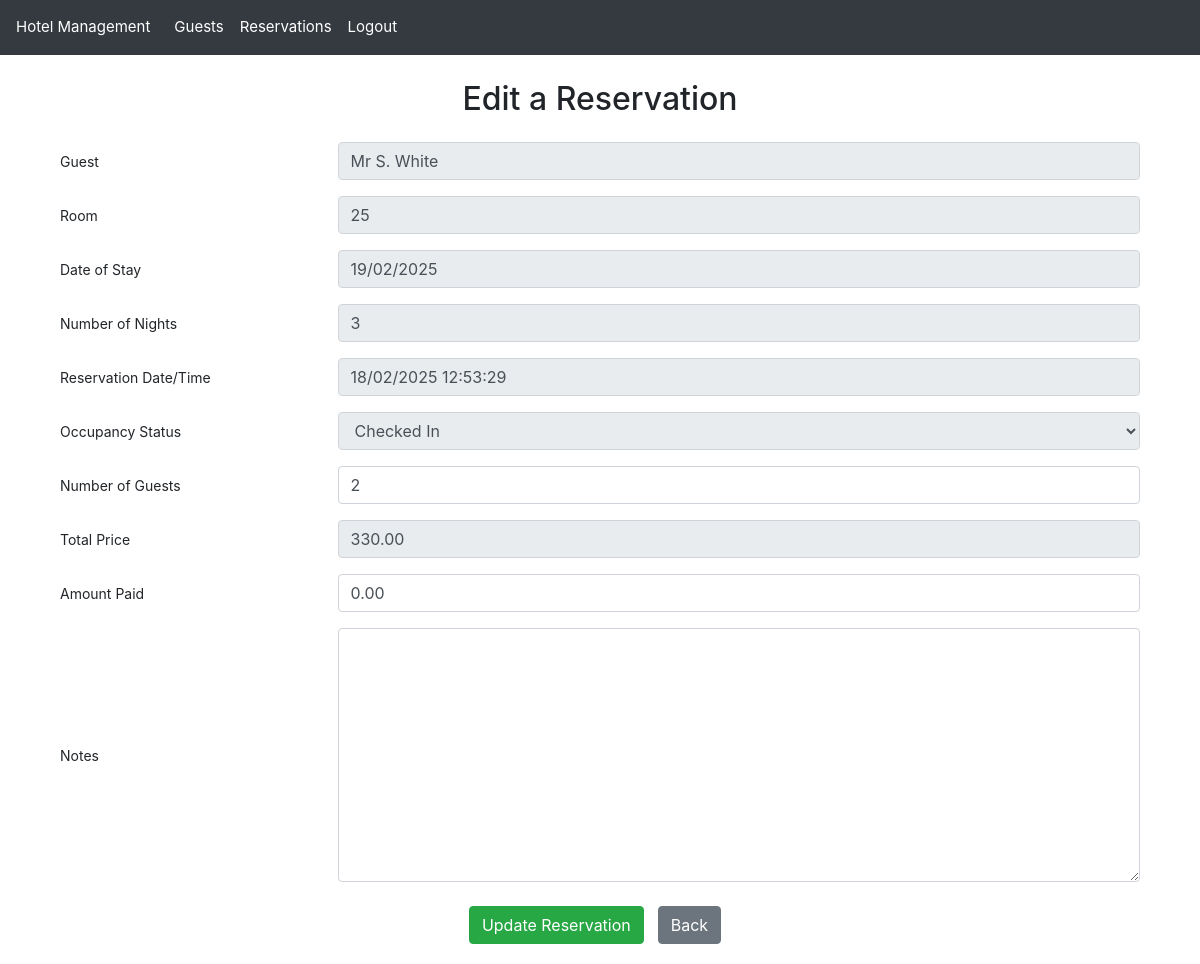
Page /reservation/10/update/ (signed in) on the earlier database version.
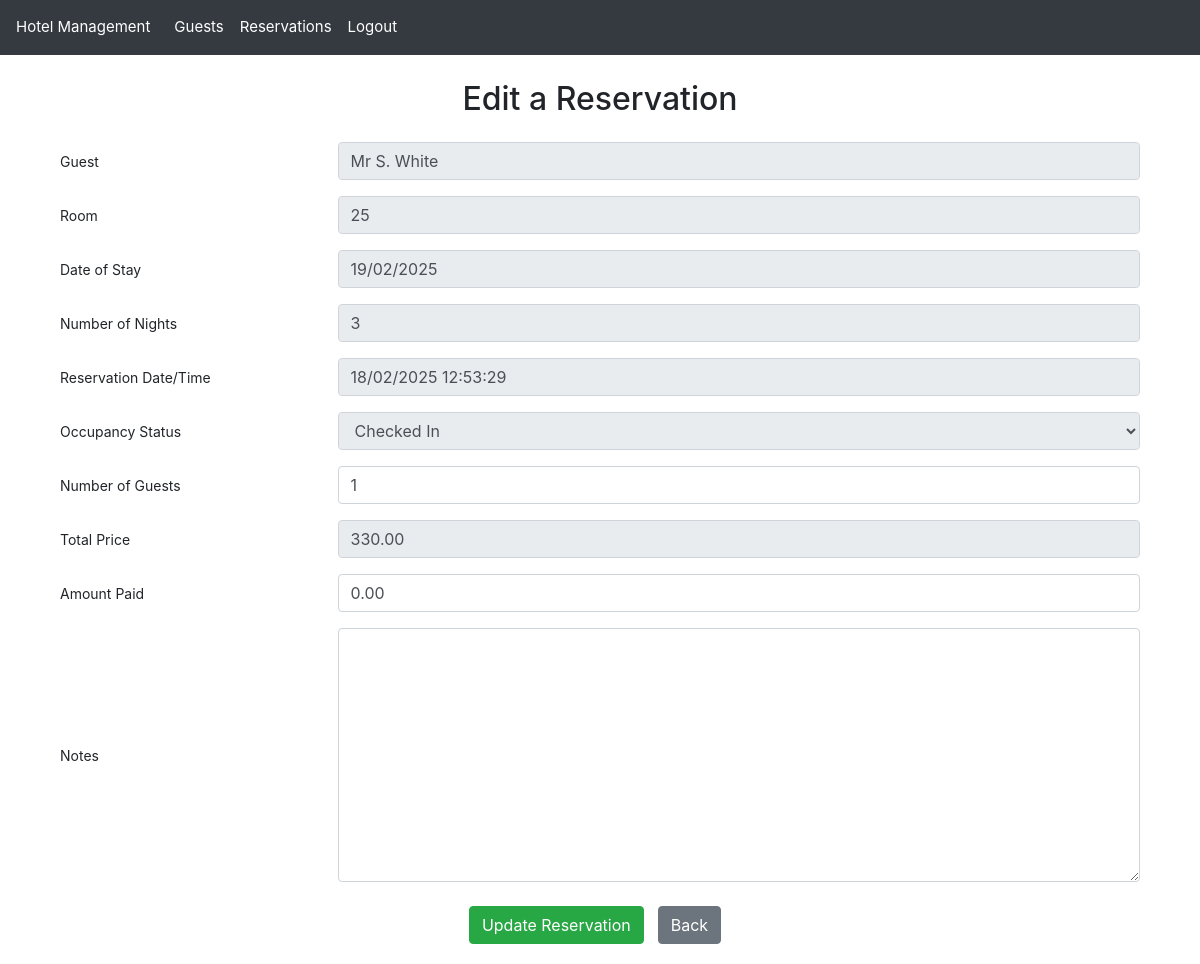
Same page on the later database version.
### hotel_app/models.py (models this page shows, shortened)
class Reservation(models.Model):
    STATUS_CHOICES = [
        ("RE", "Reserved"),  # Initial reservation status
        ("IN", "Checked In"),  # Guest has arrived and checked in
        ("OT", "Checked Out"),  # Guest has completed their stay
    ]
    reservation_id = models.AutoField(
        primary_key=True,
        help_text="Unique identifier for the reservation"
    )
    guest = models.ForeignKey(
        Guest,
        null=True,
        on_delete=models.SET_NULL,
        related_name="reservations",
        help_text="Guest making the reservation"
    )
    room_number = models.ForeignKey(
        Room,
        null=True,
        on_delete=models.SET_NULL,
        related_name="reservations",
        help_text="Room assigned to this reservation"
    )
    reservation_date_time = models.DateTimeField(
        help_text="Date and time when the reservation was made"
    )
    price = models.DecimalField(
        max_digits=6,
        decimal_places=2,
        help_text="Total price for the entire stay"
    )
    amount_paid = models.DecimalField(
        max_digits=6,
        decimal_places=2,
        help_text="Amount already paid by the guest"
    )
    number_of_guests = models.PositiveSmallIntegerField(
        help_text="Number of guests staying in the room"
    )
    start_of_stay = models.DateField(
        help_text="Check-in date"
    )
    length_of_stay = models.PositiveSmallIntegerField(
        help_text="Number of nights booked"
    )
    end_date = models.DateField(null=True, blank=True) # this will be derived from start_of_stay and length_of_stay during save()
    status_code = models.CharField(
        max_length=2,
        choices=STATUS_CHOICES,
        help_text="Current status of the reservation"
    )
    notes = models.TextField(
        max_length=500,
        blank=True,
        null=True,
        validators=[
            RegexValidator(
                r'^[A-Za-z0-9\-\',\.\!\?\s]+$',
                message="Notes can only contain letters, numbers, basic punctuation and spaces"
            )
        ],
        help_text="Additional notes or special requests for the reservation"
    )
    def save(self, *args, **kwargs):
        if self.start_of_stay and self.length_of_stay:
            self.end_date = self.start_of_stay + timedelta(days=self.length_of_stay)
        self.full_clean()  # Call full_clean before saving to force validation
        super().save(*args, **kwargs)

### hotel_app/views.py (the view)
# urls.py: path("reservation/<int:reservation_id>/update/", views.reservation_update_view, name="reservation_update"),  # Edit a Reservation
@login_required
def reservation_update_view(request, reservation_id):
    reservation = Reservation.objects.get(reservation_id=reservation_id)
    guest = reservation.guest
    room = reservation.room_number
    status_code = request.GET.get('status_code')
    if status_code == "IN":
        reservation.status_code = "IN"
        title = 'Check-in a Reservation'
        save_button_text = 'Save Check-in'
    elif status_code == "OT":
        reservation.status_code = "OT"
        title = 'Check-out a Reservation'
        save_button_text = 'Save Check-out'
    else:
        title = 'Edit a Reservation'
        save_button_text = 'Update Reservation'
    if request.method == 'POST':
        logger.info(f"Processing reservation update: {request.POST}")
        form = ReservationForm(request.POST, instance=reservation)
        if form.is_valid():
            form.save()
            logger.info("Reservation updated successfully")
            return redirect('reservation_list')
        else:
            logger.warning("Reservation update form validation failed")
            logger.info(f"Form errors: {form.errors}")
            messages.error(request, "Please correct the errors below.")
    else:
        form = ReservationForm(instance=reservation)
    context = {
        'form': form,
        'title': title,
        'save_button_text': save_button_text,
    }
    return render(request, 'reservation_form.html', context)

### hotel_app/models.py (called while the page is built)
    @property
    def display_name(self):
        display_name = f"{self.title} {self.first_name[0]}. {self.last_name}"
        logger.info(f"Guest display_name property called: {display_name}")
        return display_name

    def __str__(self):
        room_str = f"{self.room_number}"
        logger.info(f"Room __str__ called: {room_str}")
        return room_str

### hotel_app/templatetags/custom_filters.py (called while the page is built)
@register.filter(name='is_in_group')
def is_in_group(user, group_name):
    return user.groups.filter(name=group_name).exists()

### hotel_app/templates/reservation_form.html (shortened to what this page needs)
{% extends "base.html" %}
{% load static %}
{% load widget_tweaks %}
{% block content %}
<div class="container mt-4">
    <h2 class="text-center mb-4">{{ title }}</h2>
    <form method="POST" class="needs-validation" novalidate>
        {% for field in form %}
            <div class="form-group row mb-3">
                <label for="{{ field.id_for_label }}" class="col-md-3 col-form-label text-left">{{ field.label }}</label>
                <div class="col-md-9">
                    {% if field.name == 'number_of_guests' %}
                        {% render_field field class="form-control" type="number" min="1" data-max-guests=room_type.maximum_guests %}
                    {% elif field.name == 'amount_paid' %}
                        {% render_field field class="form-control" type="number" min="0" step="0.01" data-max-price=price %}
                    {% else %}
                        {% render_field field class="form-control" %}
                    {% endif %}
                </div>
            </div>
        {% endfor %}
        <div class="button-group text-center mt-4">
            <button class="btn btn-success" type="submit">{{ save_button_text }}</button>
            <button type="button" class="btn btn-secondary ms-2" onclick="history.back()">Back</button>
        </div>
    </form>
</div>
{% endblock %}

Differences in the rows shown:
changed Reservation "Checked In": number_of_guests "2" → "1"
